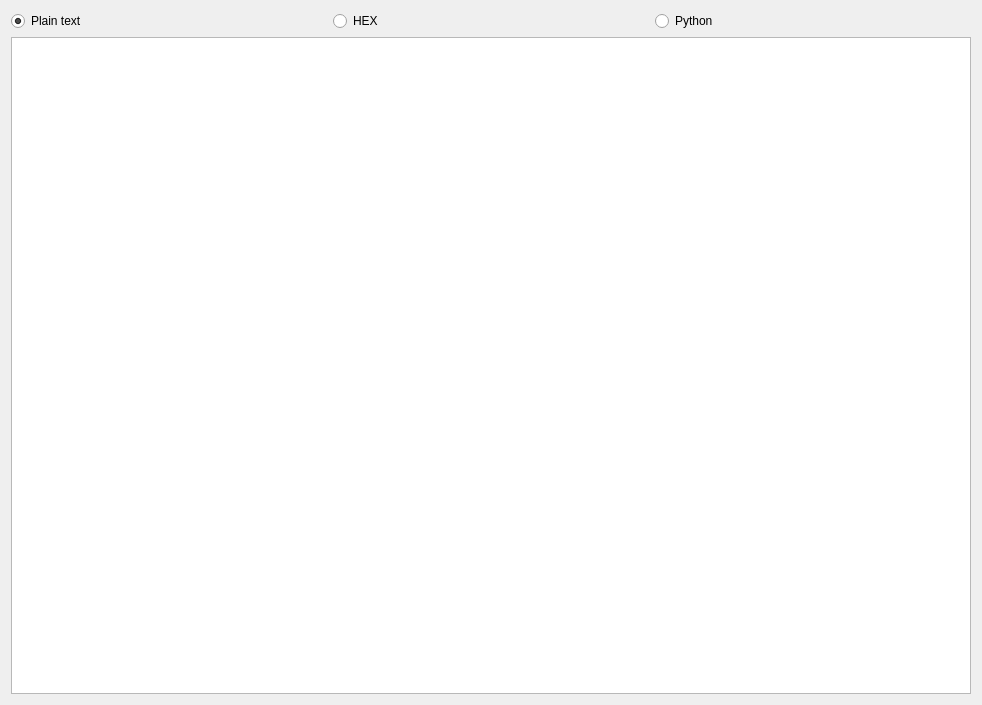
<?xml version="1.0" encoding="UTF-8"?>
<ui version="4.0">
 <class>IDAngrTextViewer</class>
 <widget class="QWidget" name="IDAngrTextViewer">
  <property name="geometry">
   <rect>
    <x>0</x>
    <y>0</y>
    <width>982</width>
    <height>705</height>
   </rect>
  </property>
  <layout class="QGridLayout" name="gridLayout">
   <item row="0" column="0">
    <layout class="QHBoxLayout" name="horizontalLayout">
     <item>
      <widget class="QRadioButton" name="plainBox">
       <property name="text">
        <string>Plain text</string>
       </property>
       <property name="checked">
        <bool>true</bool>
       </property>
      </widget>
     </item>
     <item>
      <widget class="QRadioButton" name="hexBox">
       <property name="text">
        <string>HEX</string>
       </property>
      </widget>
     </item>
     <item>
      <widget class="QRadioButton" name="pyBox">
       <property name="text">
        <string>Python</string>
       </property>
      </widget>
     </item>
    </layout>
   </item>
   <item row="1" column="0">
    <widget class="QPlainTextEdit" name="plainTextEdit">
     <property name="readOnly">
      <bool>true</bool>
     </property>
     <property name="plainText">
      <string/>
     </property>
    </widget>
   </item>
  </layout>
 </widget>
 <resources/>
 <connections/>
</ui>
